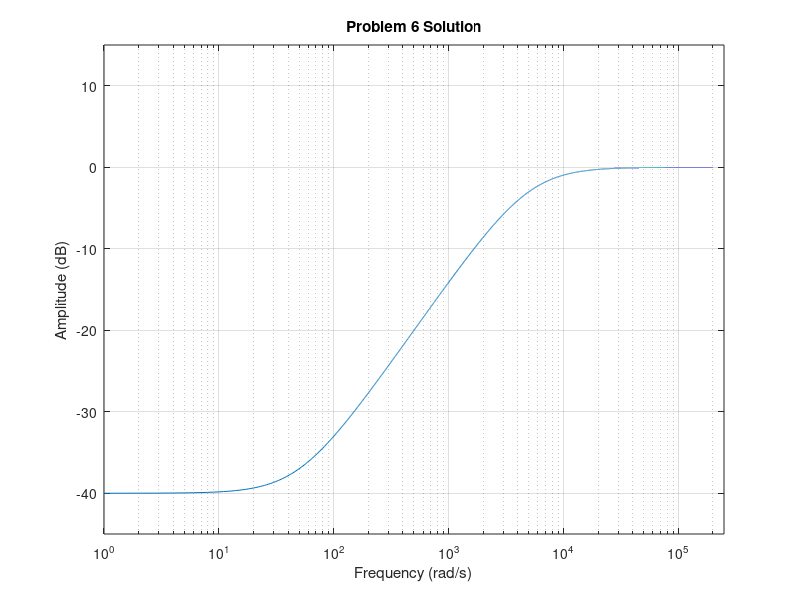

MATLAB code for this plot: (Note: this script raises an error after producing the figure.)
%% ELEN 050L (Electric Circuits I): Project 2, Problem 6, Evan Eberhardt, Ryan Meyer
%
% <<ELEN050L_Project_2_figure_02.png>>
%
% <<ELEN050L_Project_2_Problem_06.png>>
%
% *Hard Copy Deliverables:*
%
% # A MATLAB script and publish the solution using MATLAB's *publish*
% feature.
% # Turn in MATLAB scripts and a document of the run-time results.
% # Turn in the Excel file with the measured results.
%
%% Initialize MATLAB Environment
%

clear; clc; clf; cla; close all;
format short; format compact;


% These values are used for plotting purposes.
fignum = 0;

%% Problem 7
%
% <<ELEN050L_Project_2_Problem_07.png>>
%

% Define the standard component values 
R1 = 20000;             % Ohms
R2 = 200;             % Ohms
C1 = 0.000001;             % Farads
C2 = 0.000001;             % Farads

% Target design criteria
A_0_target = 0.01;      w_0 = 0;           % Amplitude (unitless) at rad/sec
A_1_target = 0.9;      w_1 = 10000;           % Amplitude (unitless) at rad/sec

% Specify the w variable for characterzation purposes
w = [1:1:10^3,10^3+1:10:2.5e5];

% Shortened version of Apendix 3 function F = freqresp2(Rl,R2,C,w)
den = 100*(sqrt(1+(w.*R2.*C2).^2));
num = 1*(sqrt(1+(w.*R1.*C1).^2));
% In this case, the numerator is a function of the frequency.
A = num./den;
% The command ./ divides each element of vector num by the
% corresponding element of vector den. As a result, the elements
% of A represent the amplitude at different frequencies.

F = 20*log10(A);
% This is necessary in order to represent the amplitude in decibels.

% Generate the plot for the actual design.
fignum = fignum+1; figObj = figure(fignum);   % Establish a figure number
set(fignum, 'Name', ['Problem 6 A(w)']);      % Name the figure
semilogx(w, F); grid on;
ylabel('Amplitude (dB)');
xlabel('Frequency (rad/s)');
axis([min(w), max(w), -45, 15]);
title ('Problem 6 Solution');

%% Problem 7 actual design verification point 1
%

% Calculate the first target design point A(w).
den = 100*(sqrt(1+(w_0*R2.*C2).^2));
num = 1*(sqrt(1+(w_0*R1.*C1).^2));
% In this case, the numerator is a function of the frequency.
A_0_design = num./den;

% Calculate the percent difference for the first target design point A(w).
diff_0 = (A_0_design - A_0_target)/(A_0_target)*100;
fprintf('\nTarget A(%-6.1f) = %-6.4f .\n', w_0, A_0_target);
fprintf('\nDesign A(%-6.1f) = %-6.4f .\n', w_0, A_0_design);
fprintf('\n%%diff = %-6.4f .\n', diff_0);

%% Problem 7 actual design verification point 2
%

% Calculate the second target design point A(w).
den = 100*(sqrt(1+(w_1*R2.*C2).^2));
num = 1*(sqrt(1+(w_1*R1.*C1).^2));
% In this case, the numerator is a function of the frequency.
A_1_design = num./den;

% Calculate the percent difference for the second target design point A(w).
diff_1 = (A_1_design - A_1_target)/(A_1_target)*100;
fprintf('\nTarget A(%-6.1f) = %-6.4f .\n', w_1, A_1_target);
fprintf('\nDesign A(%-6.1f) = %-6.4f .\n', w_1, A_1_design);
fprintf('\n%%diff = %-6.4f .\n', diff_1);

%% Problem 8
%
% <<ELEN050L_Project_2_Problem_08.png>>
%

% Import Excel measurements for Problem 6
[freq_meas,Vg_meas_6,Vo_meas_6] = importfile_problem6...
    ('ELEN050L_Project_2_Problem_6_Measured_Results.xlsx','Sheet1',2,80);

% Define measured values for the circuit elements.
R1_meas = 20000;                  % Ohms
R2_meas = 200;                  % Ohms
C1_meas = 0.000001;                  % Farads
C2_meas = 0.000001;                  % Farads
Vcc_p_meas = 15;               % Volts
Vcc_n_meas = -15;               % Volts

% Calculate A_meas(w) using the measured data.
A_meas = Vo_meas_6./Vg_meas_6;
% Convert A_meas(w) to decibels.
F_meas = 20*log10(A_meas);
% Convert frequency in Hertz to radians/second.
w_meas = 2*pi*freq_meas;

% Generate the plot for the measured actual design.
fignum = fignum+1; figObj = figure(fignum);   % Establish a figure number
set(fignum, 'Name', ['Problem 6 A_meas(w)']); % Name the figure
semilogx(w_meas, F_meas); grid on;
ylabel('Amplitude (dB)');
xlabel('Frequency (rad/s)');
axis([min(w_meas), max(w_meas), -45, 15]);
title ('Problem 6 Solution (Measured)');

%% Problem 8 measured design verification point 1
%

% Extract the first target design point A_meas(w).
A_0_measured = A_meas(1);

% Calculate the percent difference for the first measured design point
% A_meas(w).
diff_0_meas = (A_0_measured - A_0_design)/(A_0_design)*100;
fprintf('\nMeasured A(%-6.1f) = %-6.4f .\n', w_meas(1), A_0_measured);
fprintf('\nDesign A(%-6.1f) = %-6.4f .\n', w_0, A_0_design);
fprintf('\n%%diff_meas = %-6.4f .\n', diff_0_meas);

%% Problem 8 measured design verification point 2
%

% Extract the second target design point A_meas(w).
A_1_measured = A_meas(37);

% Calculate the percent difference for the second measured design point
% A_meas(w).
diff_1_meas = (A_1_measured - A_1_design)/(A_1_design)*100;
fprintf('\nMeasured A(%-6.1f) = %-6.4f .\n', w_meas(1), A_1_measured);
fprintf('\nDesign A(%-6.1f) = %-6.4f .\n', w_0, A_1_design);
fprintf('\n%%diff_meas = %-6.4f .\n', diff_1_meas);
%% Program execution complete
%

display(' ');
disp('Program execution complete....');

%% MATLAB code listing
%